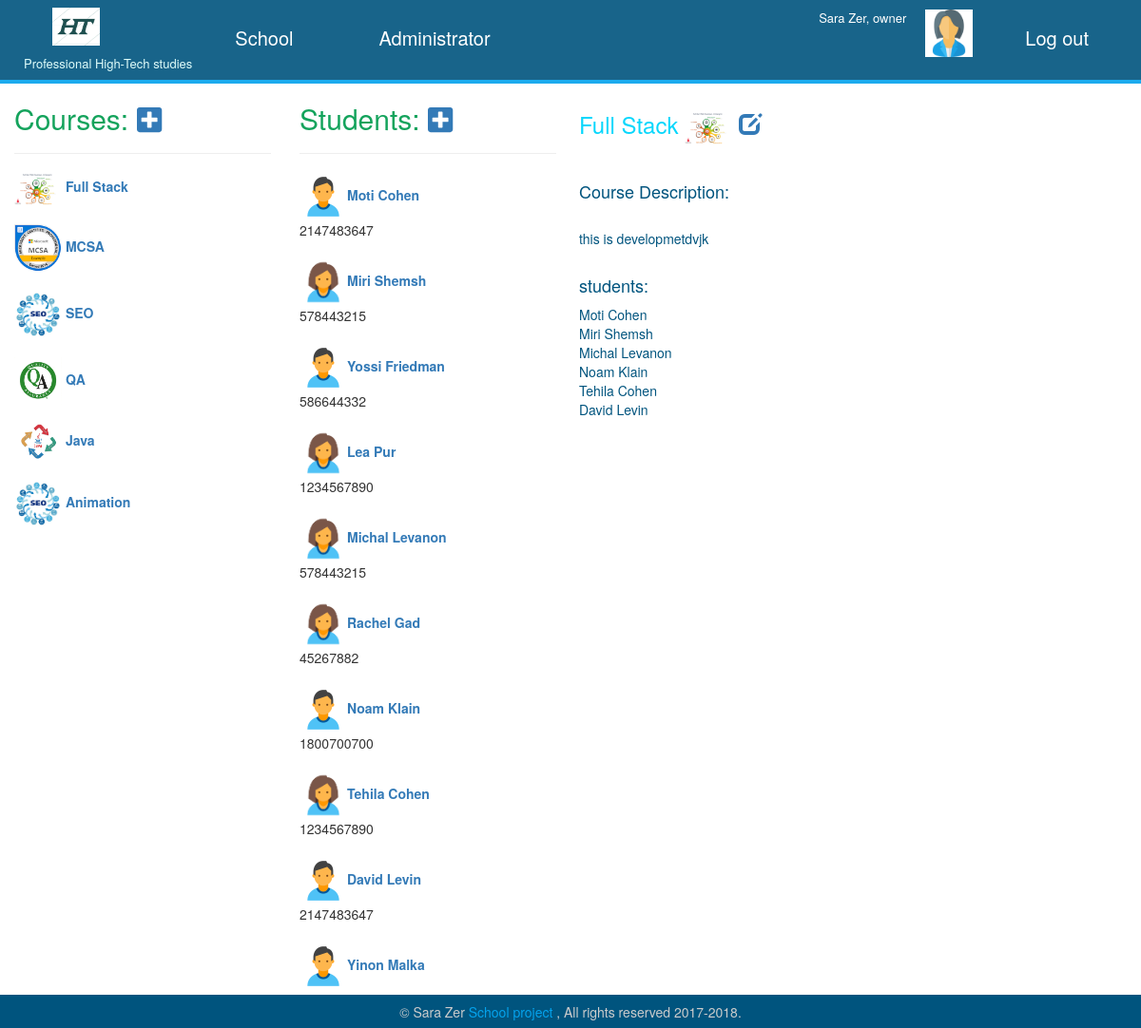
Screenshot of /index.php/?page=schoolView&action=courseDetails&id=1 (signed in) with the database file from the repository.
### tables this page shows
CREATE TABLE `course` (
  `courseId` int(11) NOT NULL,
  `courseName` varchar(100) NOT NULL,
  `courseDesc` varchar(500) NOT NULL,
  `courseImage` varchar(250) NOT NULL
);

CREATE TABLE `student` (
  `studentId` int(11) NOT NULL,
  `studentName` varchar(100) NOT NULL,
  `studentPhone` int(11) NOT NULL,
  `studentEmail` varchar(100) NOT NULL,
  `studentImage` varchar(250) NOT NULL
);

### models/dal.php (called while the page is built, shortened)
<?php
    class DAL {
        private $servername = "localhost";
        private $username = "root";
        private $password = "";
        private $dbname = "school";
        function fetch($sql) {
            try {
                $conn = new PDO("mysql:host=$this->servername;dbname=$this->dbname", $this->username, $this->password);
                $conn->setAttribute(PDO::ATTR_ERRMODE, PDO::ERRMODE_EXCEPTION);
                $resultsArray = $conn->query($sql);
                return $resultsArray;
            }
            catch(PDOException $e)
            {
                return $e->getMessage();
            }
        }
    }
?>

### view/schoolView.php (the view, shortened to what this page needs)
<?php
require_once 'models/schoolModel.php';
Class SchoolRender {
    function ParmsView() {
        $render = new SchoolModel();
        echo '<div class="container-fluid">
                <div class="row">
                <div class="col-md-3">
                <h2>Courses:';
                if (empty($_SESSION)) {
                    echo '';
                } elseif (($_SESSION['role'] == 'owner') || ($_SESSION['role'] == 'manager')) {
                    echo ' <a href="'.DIR.'index.php?page=schoolView&action=insertNewCourse"><i class="fa fa-plus-square"></i></a>';
                };
                echo '</h2><hr>';
                    $displayCourses = $render->getCourses();
                    foreach ($displayCourses as $course) {
                        echo '<div><img src="'.DIR.'upload/'.$course['courseImage'].'"/><b><a href="'.DIR.'index.php/?page=schoolView&action=courseDetails&id='.$course['courseId'].'">'.' '.$course['courseName'] .
                         '</a></b><br><br></div>';
                    };
            echo '</div>
            <div class="col-md-3">
            <h2>Students:
            <a href="'.DIR.'index.php?page=schoolView&action=insertNewStudent"><i class="fa fa-plus-square"></a></i>
            </h2><hr>';
    $displayStudents = $render->getStudents();
            foreach ($displayStudents as $student) {
            echo '<div><img src="'.DIR.'upload/'.$student['studentImage'].'"/><b><a href="'.DIR.'index.php/?page=schoolView&action=studentDetails&id='.$student['studentId'].'">'
            . $student['studentName'] . '</a></b>'.' ' .'<br>'. $student['studentPhone'] .'</div><br/>';
        };
		echo '</div>
            <div class="col-md-5">';
    }
}
Class CourseView extends SchoolRender {
    function viewDetails($id) {
        $render = new SchoolModel();
        $show = $this->ParmsView();
        $displayCourse = $render->getCourse($id);
        foreach ($displayCourse as $course) {
            echo '<h3>'.$course['courseName']. '<img src="'.DIR.'upload/'.$course['courseImage'].'"/>';
            if (empty($_SESSION)) {
                echo '';
            } elseif (($_SESSION['role'] == 'owner') || ($_SESSION['role'] == 'manager')) {
                echo ' <a href="'.DIR.'index.php?page=schoolView&action=updateCourse&id='.$course['courseId'].'"><i class="glyphicon glyphicon-edit"></i></a>';
            }
            echo '</h3><br>
            <h4>Course Description: </h4></br>'.$course['courseDesc'].
            '<br><br>
            <h4> students:</h4>';
            $render->showCourseStudents($id);
        }
            echo '</div>
                </div>
                </div>';
    }
    }
?>

### models/schoolModel.php (shortened to what this page needs)
<?php
require_once 'dal.php';
class SchoolModel extends DAL{
    function getStudents(){
        $sql = "SELECT * FROM `student`";
        $studentTable = $this->fetch($sql);
        $resultArray = $studentTable->fetchAll(PDO::FETCH_ASSOC);
        return $resultArray;
    }
    function getCourses(){
        $sql = "SELECT * FROM `course`";
        $courseTable = $this->fetch($sql);
        $resultArray = $courseTable->fetchAll(PDO::FETCH_ASSOC);
        return $resultArray;
    }
    function getCourse($id) {
        $sql = "SELECT * FROM course WHERE courseId='".$id."'";
        $courseTable = $this->fetch($sql);
        $resultArray = $courseTable->fetchAll(PDO::FETCH_ASSOC);
        return $resultArray;
    }
    function showCourseStudents($id) {
        $studList = array ();
        $sql = "SELECT * FROM courses_students WHERE course_id='".$id."'";
        $c = $this->fetch($sql);
        $students = $c->fetchAll(PDO::FETCH_ASSOC);
        foreach ($students as $student) {
            array_push($studList, $student['student_id']);
        };
        for ($i=0; $i<count($studList); $i++) {
            $sql1 = "SELECT * FROM student WHERE studentId='".$studList[$i]."'";
            $showStuds = $this->fetch($sql1);
            $resultArray = $showStuds->fetchAll(PDO::FETCH_ASSOC);
            foreach ($resultArray as $student) {
                echo $student['studentName'] .'<br>';
            }
        };
    }
}
?>

### style.css (style rules this page uses)
img { width: 50px; }
.col-md-5 { padding: 9px; color: #00547E; }
h2 { color: rgb(20, 163, 92); font-weight: 900px; }
h3 { color: rgb(7, 215, 252); font-weight: 900px; }

### rows the page displays
course: courseImage (picture), courseName "Full Stack", courseDesc "this is developmetdvjk"
course: courseImage (picture), courseName "MCSA"
course: courseImage (picture), courseName "SEO"
course: courseImage (picture), courseName "QA"
course: courseImage (picture), courseName "Java"
course: courseImage (picture), courseName "Animation"
student: studentImage (picture), studentName "Moti Cohen", studentPhone "2147483647"
student: studentImage (picture), studentName "Miri Shemsh", studentPhone "578443215"
student: studentImage (picture), studentName "Yossi Friedman", studentPhone "586644332"
student: studentImage (picture), studentName "Lea Pur", studentPhone "1234567890"
student: studentImage (picture), studentName "Michal Levanon", studentPhone "578443215"
student: studentImage (picture), studentName "Rachel Gad", studentPhone "45267882"
student: studentImage (picture), studentName "Noam Klain", studentPhone "1800700700"
student: studentImage (picture), studentName "Tehila Cohen", studentPhone "1234567890"
student: studentImage (picture), studentName "David Levin", studentPhone "2147483647"
student: studentImage (picture), studentName "Yinon Malka"

### other values shown
$_SESSION['name'] "Sara Zer"
$_SESSION['role'] "owner"
